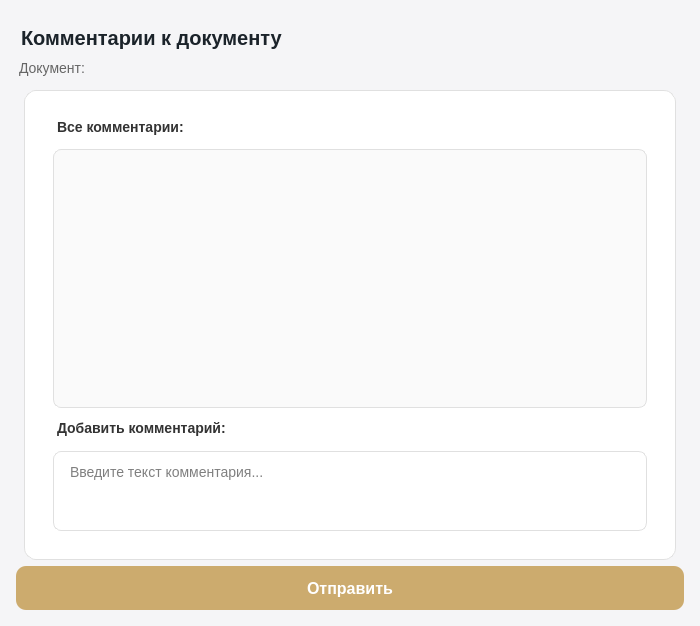
<?xml version="1.0" encoding="UTF-8"?>
<ui version="4.0">
 <class>CommentsDialog</class>
 <widget class="QDialog" name="CommentsDialog">
  <property name="geometry">
   <rect>
    <x>0</x>
    <y>0</y>
    <width>700</width>
    <height>626</height>
   </rect>
  </property>
  <property name="windowTitle">
   <string>Комментарии к документу</string>
  </property>
  <property name="styleSheet">
   <string notr="true">
* {
    font-family: 'Segoe UI', Arial;
}

QDialog {
    background-color: #F5F5F7;
    color: black;
}

/* Белая карточка */
QFrame#contentFrame {
    background-color: white;
    border: 1px solid #E0E0E0;
    border-radius: 12px;
    margin: 6px 8px 6px 8px;
    padding: 16px;
}

/* Заголовок */
QLabel#titleLabel {
    font-size: 20px;
    font-weight: bold;
    color: #1B232A;
    padding: 10px 0px 10px 0px;
    background-color: transparent;
}



QLabel#docInfoLabel {
    font-size: 14px;
    color: #666;
    background-color: transparent;
    padding-bottom: 8px;
}

QLabel#sectionLabel {
    font-size: 14px;
    font-weight: bold;
    color: #333;
    background-color: transparent;
    padding-bottom: 4px;
}

/* Список комментариев */
QListWidget {
    border: 1px solid #E0E0E0;
    border-radius: 8px;
    background-color: #FAFAFA;
    color: black;
    font-size: 14px;
    padding: 4px;
}
QListWidget::item {
    padding: 8px 10px;
    border-bottom: 1px solid #F0F0F0;
}
QListWidget::item:selected {
    background-color: #E3F2FD;
    color: #1B232A;
}
QListWidget::item:hover {
    background-color: #F5F5F5;
}

/* Поле ввода комментария */
QTextEdit {
    border: 1px solid #E0E0E0;
    border-radius: 8px;
    padding: 8px 12px;
    font-size: 14px;
    color: black;
    background-color: white;
}
QTextEdit:focus {
    border: 2px solid #D22730;
}

/* Поле ввода для автора */
QLineEdit {
    border: 1px solid #E0E0E0;
    border-radius: 8px;
    padding: 6px 10px;
    font-size: 14px;
    background-color: white;
}
QLineEdit:focus {
    border: 2px solid #D22730;
}
QLineEdit:disabled {
    background-color: #F5F5F5;
    color: #999;
}

/* Кнопка Отправить (золотая) */
QPushButton#sendButton {
    background-color: #ccab6e;
    color: white;
    border: none;
    border-radius: 10px;
    padding: 10px 20px;
    font-size: 16px;
    font-weight: bold;
}
QPushButton#sendButton:hover {
    background-color: #998664;
}
QPushButton#sendButton:pressed {
    background-color: #7a6a50;
}

/* Кнопка Закрыть (серая) */
QPushButton#closeButton {
    background-color: #1B232A;
    color: white;
    border: none;
    border-radius: 10px;
    padding: 10px 20px;
    font-size: 16px;
    font-weight: bold;
}
QPushButton#closeButton:hover {
    background-color: #D9D9D6;
    color: black;
}
QPushButton#closeButton:pressed {
    background-color: #B8B8B5;
}

/* Метка для времени */
QLabel#timeLabel {
    color: #999;
    font-size: 11px;
    background-color: transparent;
}

/* Вертикальная полоса прокрутки */
QScrollBar:vertical {
    background: #F5F5F5;
    width: 8px;
    border-radius: 4px;
    margin: 0px;
    border: none;
}
QScrollBar::handle:vertical {
    background: #C1C1C1;
    border-radius: 4px;
    min-height: 20px;
}
QScrollBar::handle:vertical:hover {
    background: #A0A0A0;
}
QScrollBar::handle:vertical:pressed {
    background: #888888;
}
QScrollBar::add-line:vertical,
QScrollBar::sub-line:vertical {
    border: none;
    background: none;
    width: 0px;
    height: 0px;
}
QScrollBar::add-page:vertical,
QScrollBar::sub-page:vertical {
    background: none;
}
   </string>
  </property>
  <property name="modal">
   <bool>true</bool>
  </property>
  <layout class="QVBoxLayout" name="mainLayout">
   <property name="spacing">
    <number>0</number>
   </property>
   <property name="leftMargin">
    <number>0</number>
   </property>
   <property name="topMargin">
    <number>0</number>
   </property>
   <property name="rightMargin">
    <number>0</number>
   </property>
   <property name="bottomMargin">
    <number>0</number>
   </property>
   <item>
    <layout class="QVBoxLayout" name="mainContentLayout">
     <property name="spacing">
      <number>0</number>
     </property>
     <property name="leftMargin">
      <number>16</number>
     </property>
     <property name="topMargin">
      <number>16</number>
     </property>
     <property name="rightMargin">
      <number>16</number>
     </property>
     <property name="bottomMargin">
      <number>16</number>
     </property>
     <item>
      <widget class="QLabel" name="titleLabel">
       <property name="minimumSize">
        <size>
         <width>60</width>
         <height>0</height>
        </size>
       </property>
       <property name="maximumSize">
        <size>
         <width>16777215</width>
         <height>60</height>
        </size>
       </property>
       <property name="text">
        <string>Комментарии к документу</string>
       </property>
      </widget>
     </item>
     <item>
      <widget class="QLabel" name="docInfoLabel">
       <property name="text">
        <string>Документ: </string>
       </property>
      </widget>
     </item>
     <item>
      <widget class="QFrame" name="contentFrame">
       <property name="frameShape">
        <enum>QFrame::Shape::StyledPanel</enum>
       </property>
       <layout class="QVBoxLayout" name="contentLayout">
        <property name="spacing">
         <number>10</number>
        </property>
        <property name="leftMargin">
         <number>12</number>
        </property>
        <property name="topMargin">
         <number>12</number>
        </property>
        <property name="rightMargin">
         <number>12</number>
        </property>
        <property name="bottomMargin">
         <number>12</number>
        </property>
        <item>
         <widget class="QLabel" name="sectionLabel">
          <property name="styleSheet">
           <string notr="true">QLabel {
    font-size: 14px;
    font-weight: bold;
    color: #333;
    background-color: transparent;
    padding-bottom: 4px;
}</string>
          </property>
          <property name="text">
           <string>Все комментарии:</string>
          </property>
         </widget>
        </item>
        <item>
         <widget class="QListWidget" name="commentsListWidget">
          <property name="minimumSize">
           <size>
            <width>0</width>
            <height>200</height>
           </size>
          </property>
         </widget>
        </item>
        <item>
         <widget class="QLabel" name="newCommentLabel">
          <property name="minimumSize">
           <size>
            <width>0</width>
            <height>23</height>
           </size>
          </property>
          <property name="maximumSize">
           <size>
            <width>16777215</width>
            <height>23</height>
           </size>
          </property>
          <property name="styleSheet">
           <string notr="true">QLabel {
    font-size: 14px;
    font-weight: bold;
    color: #333;
    background-color: transparent;
    padding-bottom: 4px;
}</string>
          </property>
          <property name="text">
           <string>Добавить комментарий:</string>
          </property>
         </widget>
        </item>
        <item>
         <widget class="QTextEdit" name="commentTextEdit">
          <property name="maximumSize">
           <size>
            <width>16777215</width>
            <height>80</height>
           </size>
          </property>
          <property name="placeholderText">
           <string>Введите текст комментария...</string>
          </property>
         </widget>
        </item>
       </layout>
      </widget>
     </item>
     <item>
      <widget class="QPushButton" name="sendButton">
       <property name="minimumSize">
        <size>
         <width>120</width>
         <height>44</height>
        </size>
       </property>
       <property name="maximumSize">
        <size>
         <width>16777215</width>
         <height>44</height>
        </size>
       </property>
       <property name="cursor">
        <cursorShape>PointingHandCursor</cursorShape>
       </property>
       <property name="text">
        <string>Отправить</string>
       </property>
      </widget>
     </item>
    </layout>
   </item>
  </layout>
 </widget>
 <resources/>
 <connections/>
</ui>
